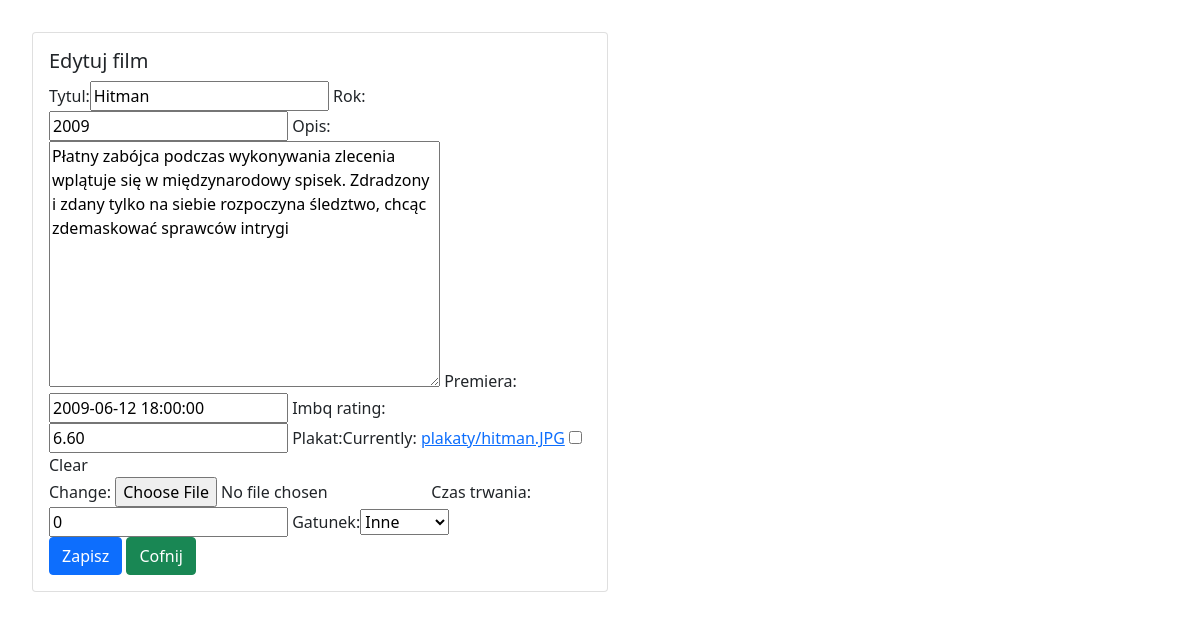
Page /www/edytuj/2/ (signed in) on the committed database.
### filmweb/models.py (models this page shows, shortened)
class Film(models.Model):
    tytul=models.CharField(max_length=64, blank=False, unique=True)
    rok=models.PositiveSmallIntegerField(default=2000)
    opis=models.TextField(max_length=500, null= False, blank=True)
    premiera=models.DateTimeField(null=True, blank=True)
    imbq_rating=models.DecimalField(max_digits=4, decimal_places=2, default=0.00)
    plakat=models.ImageField(upload_to='plakaty',null=False, blank=True)
    dodatkowe=models.OneToOneField(DodatkoweInfo,on_delete=models.CASCADE,null=True, blank=True)

### filmweb/views.py (the view)
# urls.py: path('edytuj/<int:id>/',edytuj_film, name="edytuj_film"),
@login_required
def edytuj_film(request, id):
    czy_nowy=False
    film=get_object_or_404(Film, pk=id)
    try:
        dodatkowe=DodatkoweInfo.objects.get(film=film.id)
    except DodatkoweInfo.DoesNotExist:
        dodatkowe=None
    form = FilmForm(request.POST or None, request.FILES or None,instance=film)
    form_dodatkowe=DodatkoweInfoForm(request.POST or None, instance=dodatkowe)
    if all((form.is_valid(),form_dodatkowe.is_valid())):
        film=form.save(commit=False)
        dodatkowe=form_dodatkowe.save()
        film.dodatkowe=dodatkowe
        film.save()
        return redirect(wszystkie_filmy)
    return render(request, 'film_form.html', {'form': form, 'form_dodatkowe':form_dodatkowe, 'nowy':czy_nowy})

### filmweb/forms.py
class FilmForm(ModelForm):
    class Meta:
        model = Film
        fields=['tytul','rok','opis','premiera','imbq_rating','plakat']

class DodatkoweInfoForm(ModelForm):
    class Meta:
        model=DodatkoweInfo
        fields=['czas_trwania','gatunek']

### templates/film_form.html (shortened to what this page needs)
{% extends 'glowny.html' %}
{% load bootstrap %}
{% block strona %}
<div class="card" style="width: 36rem;">
  <div class="card-body">
      {% if nowy %}
        <h5 class="card-title">Nowy film</h5>
      {% else %}
        <h5 class="card-title">Edytuj film</h5>
      {% endif %}
    <form method="post" enctype="multipart/form-data">
        {{form|bootstrap}}
        {{form_dodatkowe|bootstrap}}
        <br>
        {% if nowy %}
            <button type="submit" class="btn btn-primary">Dodaj film</button>
        {% else %}
            <button type="submit" class="btn btn-primary">Zapisz</button>
        {% endif %}
        <a href="{% url 'wszystkie_filmy' %}" class="btn btn-success">Cofnij</a>
    </form>
  </div>
</div>
{% endblock %}

### filmweb/static/styl.css (style rules this page uses)
body { padding: 2rem; }

### rows in the picture
Film: tytul "Hitman", rok "2009", opis "Płatny zabójca podczas wykonywania zlecenia wplątuje się w międzynarodowy spisek. Zdradzony i zdany tylko na siebie rozpoczyna śledztwo, chcąc zdemaskować sprawców intrygi", premiera "2009-06-12 18:00:00", imbq_rating "6.60"
